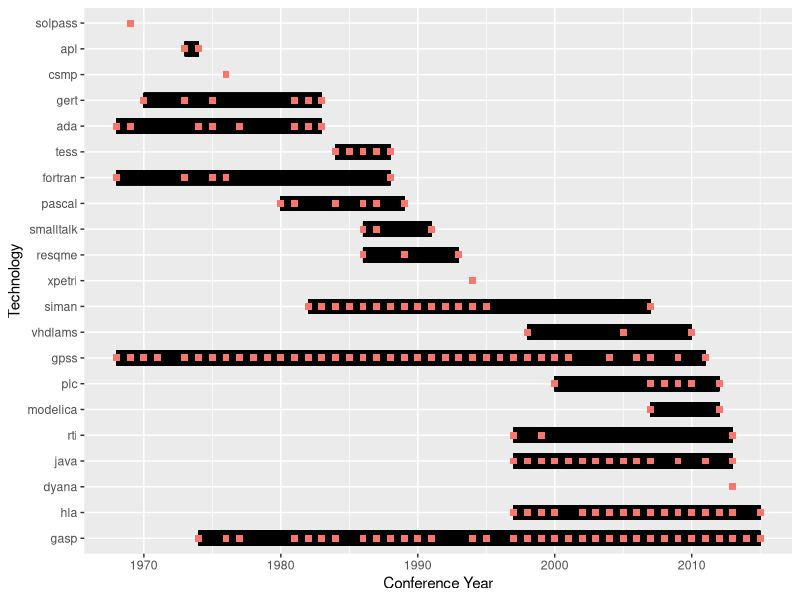

Here is the R script that generated this plot:
library(ggplot2)
library(reshape2)

years <- read.table("years.txt")
rownames(years) <- years[,1]
years <- years[,-1]


years$begin <- years[,1] #Technology begins in first year in row
years$end <- apply(years, 1, max)  #Technology ends in the last (highest) year in row
years$Technology <- rownames(years)

#Reshape data in long format for ggplot
reshape <- melt(years, id.vars=c("Technology", "begin", "end"))

p <- ggplot(data=reshape, aes(y=Technology)) + 
  labs(x="Conference Year", y="Technology") + 
  xlim(1968,2015) +
  theme(legend.position="none") +
  geom_segment(aes(x = begin, xend = end, y = reorder(Technology,-end), 
                   yend = reorder(Technology,-end), group=Technology), size = 5)  +
  geom_point(aes(x=value, color="blue"), size=2, shape=15)

p
